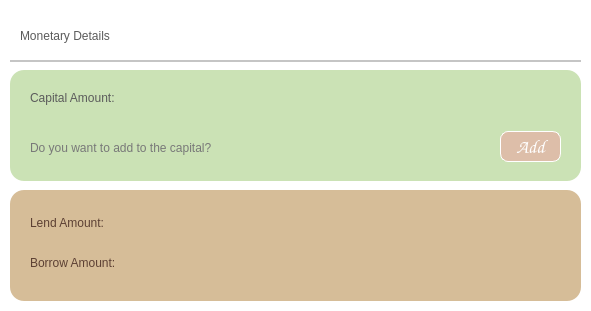
    <widget class="QFrame" name="frame_4">
     <property name="geometry">
      <rect>
       <x>40</x>
       <y>95</y>
       <width>591</width>
       <height>311</height>
      </rect>
     </property>
     <property name="palette">
      <palette>
       <active>
        <colorrole role="WindowText">
         <brush brushstyle="SolidPattern">
          <color alpha="255">
           <red>0</red>
           <green>0</green>
           <blue>0</blue>
          </color>
         </brush>
        </colorrole>
        <colorrole role="Button">
         <brush brushstyle="SolidPattern">
          <color alpha="255">
           <red>255</red>
           <green>255</green>
           <blue>255</blue>
          </color>
         </brush>
        </colorrole>
        <colorrole role="Light">
         <brush brushstyle="SolidPattern">
          <color alpha="255">
           <red>231</red>
           <green>255</green>
           <blue>124</blue>
          </color>
         </brush>
        </colorrole>
        <colorrole role="Midlight">
         <brush brushstyle="SolidPattern">
          <color alpha="255">
           <red>199</red>
           <green>222</green>
           <blue>97</blue>
          </color>
         </brush>
        </colorrole>
        <colorrole role="Dark">
         <brush brushstyle="SolidPattern">
          <color alpha="255">
           <red>84</red>
           <green>95</green>
           <blue>35</blue>
          </color>
         </brush>
        </colorrole>
        <colorrole role="Mid">
         <brush brushstyle="SolidPattern">
          <color alpha="255">
           <red>112</red>
           <green>127</green>
           <blue>47</blue>
          </color>
         </brush>
        </colorrole>
        <colorrole role="Text">
         <brush brushstyle="SolidPattern">
          <color alpha="255">
           <red>0</red>
           <green>0</green>
           <blue>0</blue>
          </color>
         </brush>
        </colorrole>
        <colorrole role="BrightText">
         <brush brushstyle="SolidPattern">
          <color alpha="255">
           <red>255</red>
           <green>255</green>
           <blue>255</blue>
          </color>
         </brush>
        </colorrole>
        <colorrole role="ButtonText">
         <brush brushstyle="SolidPattern">
          <color alpha="255">
           <red>0</red>
           <green>0</green>
           <blue>0</blue>
          </color>
         </brush>
        </colorrole>
        <colorrole role="Base">
         <brush brushstyle="SolidPattern">
          <color alpha="255">
           <red>255</red>
           <green>255</green>
           <blue>255</blue>
          </color>
         </brush>
        </colorrole>
        <colorrole role="Window">
         <brush brushstyle="SolidPattern">
          <color alpha="255">
           <red>255</red>
           <green>255</green>
           <blue>255</blue>
          </color>
         </brush>
        </colorrole>
        <colorrole role="Shadow">
         <brush brushstyle="SolidPattern">
          <color alpha="255">
           <red>0</red>
           <green>0</green>
           <blue>0</blue>
          </color>
         </brush>
        </colorrole>
        <colorrole role="AlternateBase">
         <brush brushstyle="SolidPattern">
          <color alpha="255">
           <red>211</red>
           <green>222</green>
           <blue>162</blue>
          </color>
         </brush>
        </colorrole>
        <colorrole role="ToolTipBase">
         <brush brushstyle="SolidPattern">
          <color alpha="255">
           <red>255</red>
           <green>255</green>
           <blue>220</blue>
          </color>
         </brush>
        </colorrole>
        <colorrole role="ToolTipText">
         <brush brushstyle="SolidPattern">
          <color alpha="255">
           <red>0</red>
           <green>0</green>
           <blue>0</blue>
          </color>
         </brush>
        </colorrole>
        <colorrole role="PlaceholderText">
         <brush brushstyle="SolidPattern">
          <color alpha="127">
           <red>0</red>
           <green>0</green>
           <blue>0</blue>
          </color>
         </brush>
        </colorrole>
        <colorrole role="Accent">
         <brush brushstyle="SolidPattern">
          <color alpha="255">
           <red>255</red>
           <green>255</green>
           <blue>255</blue>
          </color>
         </brush>
        </colorrole>
       </active>
       <inactive>
        <colorrole role="WindowText">
         <brush brushstyle="SolidPattern">
          <color alpha="255">
           <red>0</red>
           <green>0</green>
           <blue>0</blue>
          </color>
         </brush>
        </colorrole>
        <colorrole role="Button">
         <brush brushstyle="SolidPattern">
          <color alpha="255">
           <red>255</red>
           <green>255</green>
           <blue>255</blue>
          </color>
         </brush>
        </colorrole>
        <colorrole role="Light">
         <brush brushstyle="SolidPattern">
          <color alpha="255">
           <red>231</red>
           <green>255</green>
           <blue>124</blue>
          </color>
         </brush>
        </colorrole>
        <colorrole role="Midlight">
         <brush brushstyle="SolidPattern">
          <color alpha="255">
           <red>199</red>
           <green>222</green>
           <blue>97</blue>
          </color>
         </brush>
        </colorrole>
        <colorrole role="Dark">
         <brush brushstyle="SolidPattern">
          <color alpha="255">
           <red>84</red>
           <green>95</green>
           <blue>35</blue>
          </color>
         </brush>
        </colorrole>
        <colorrole role="Mid">
         <brush brushstyle="SolidPattern">
          <color alpha="255">
           <red>112</red>
           <green>127</green>
           <blue>47</blue>
          </color>
         </brush>
        </colorrole>
        <colorrole role="Text">
         <brush brushstyle="SolidPattern">
          <color alpha="255">
           <red>0</red>
           <green>0</green>
           <blue>0</blue>
          </color>
         </brush>
        </colorrole>
        <colorrole role="BrightText">
         <brush brushstyle="SolidPattern">
          <color alpha="255">
           <red>255</red>
           <green>255</green>
           <blue>255</blue>
          </color>
         </brush>
        </colorrole>
        <colorrole role="ButtonText">
         <brush brushstyle="SolidPattern">
          <color alpha="255">
           <red>0</red>
           <green>0</green>
           <blue>0</blue>
          </color>
         </brush>
        </colorrole>
        <colorrole role="Base">
         <brush brushstyle="SolidPattern">
          <color alpha="255">
           <red>255</red>
           <green>255</green>
           <blue>255</blue>
          </color>
         </brush>
        </colorrole>
        <colorrole role="Window">
         <brush brushstyle="SolidPattern">
          <color alpha="255">
           <red>255</red>
           <green>255</green>
           <blue>255</blue>
          </color>
         </brush>
        </colorrole>
        <colorrole role="Shadow">
         <brush brushstyle="SolidPattern">
          <color alpha="255">
           <red>0</red>
           <green>0</green>
           <blue>0</blue>
          </color>
         </brush>
        </colorrole>
        <colorrole role="AlternateBase">
         <brush brushstyle="SolidPattern">
          <color alpha="255">
           <red>211</red>
           <green>222</green>
           <blue>162</blue>
          </color>
         </brush>
        </colorrole>
        <colorrole role="ToolTipBase">
         <brush brushstyle="SolidPattern">
          <color alpha="255">
           <red>255</red>
           <green>255</green>
           <blue>220</blue>
          </color>
         </brush>
        </colorrole>
        <colorrole role="ToolTipText">
         <brush brushstyle="SolidPattern">
          <color alpha="255">
           <red>0</red>
           <green>0</green>
           <blue>0</blue>
          </color>
         </brush>
        </colorrole>
        <colorrole role="PlaceholderText">
         <brush brushstyle="SolidPattern">
          <color alpha="127">
           <red>0</red>
           <green>0</green>
           <blue>0</blue>
          </color>
         </brush>
        </colorrole>
        <colorrole role="Accent">
         <brush brushstyle="SolidPattern">
          <color alpha="255">
           <red>255</red>
           <green>255</green>
           <blue>255</blue>
          </color>
         </brush>
        </colorrole>
       </inactive>
       <disabled>
        <colorrole role="WindowText">
         <brush brushstyle="SolidPattern">
          <color alpha="255">
           <red>84</red>
           <green>95</green>
           <blue>35</blue>
          </color>
         </brush>
        </colorrole>
        <colorrole role="Button">
         <brush brushstyle="SolidPattern">
          <color alpha="255">
           <red>255</red>
           <green>255</green>
           <blue>255</blue>
          </color>
         </brush>
        </colorrole>
        <colorrole role="Light">
         <brush brushstyle="SolidPattern">
          <color alpha="255">
           <red>231</red>
           <green>255</green>
           <blue>124</blue>
          </color>
         </brush>
        </colorrole>
        <colorrole role="Midlight">
         <brush brushstyle="SolidPattern">
          <color alpha="255">
           <red>199</red>
           <green>222</green>
           <blue>97</blue>
          </color>
         </brush>
        </colorrole>
        <colorrole role="Dark">
         <brush brushstyle="SolidPattern">
          <color alpha="255">
           <red>84</red>
           <green>95</green>
           <blue>35</blue>
          </color>
         </brush>
        </colorrole>
        <colorrole role="Mid">
         <brush brushstyle="SolidPattern">
          <color alpha="255">
           <red>112</red>
           <green>127</green>
           <blue>47</blue>
          </color>
         </brush>
        </colorrole>
        <colorrole role="Text">
         <brush brushstyle="SolidPattern">
          <color alpha="255">
           <red>84</red>
           <green>95</green>
           <blue>35</blue>
          </color>
         </brush>
        </colorrole>
        <colorrole role="BrightText">
         <brush brushstyle="SolidPattern">
          <color alpha="255">
           <red>255</red>
           <green>255</green>
           <blue>255</blue>
          </color>
         </brush>
        </colorrole>
        <colorrole role="ButtonText">
         <brush brushstyle="SolidPattern">
          <color alpha="255">
           <red>84</red>
           <green>95</green>
           <blue>35</blue>
          </color>
         </brush>
        </colorrole>
        <colorrole role="Base">
         <brush brushstyle="SolidPattern">
          <color alpha="255">
           <red>255</red>
           <green>255</green>
           <blue>255</blue>
          </color>
         </brush>
        </colorrole>
        <colorrole role="Window">
         <brush brushstyle="SolidPattern">
          <color alpha="255">
           <red>255</red>
           <green>255</green>
           <blue>255</blue>
          </color>
         </brush>
        </colorrole>
        <colorrole role="Shadow">
         <brush brushstyle="SolidPattern">
          <color alpha="255">
           <red>0</red>
           <green>0</green>
           <blue>0</blue>
          </color>
         </brush>
        </colorrole>
        <colorrole role="AlternateBase">
         <brush brushstyle="SolidPattern">
          <color alpha="255">
           <red>168</red>
           <green>190</green>
           <blue>70</blue>
          </color>
         </brush>
        </colorrole>
        <colorrole role="ToolTipBase">
         <brush brushstyle="SolidPattern">
          <color alpha="255">
           <red>255</red>
           <green>255</green>
           <blue>220</blue>
          </color>
         </brush>
        </colorrole>
        <colorrole role="ToolTipText">
         <brush brushstyle="SolidPattern">
          <color alpha="255">
           <red>0</red>
           <green>0</green>
           <blue>0</blue>
          </color>
         </brush>
        </colorrole>
        <colorrole role="PlaceholderText">
         <brush brushstyle="SolidPattern">
          <color alpha="127">
           <red>84</red>
           <green>95</green>
           <blue>35</blue>
          </color>
         </brush>
        </colorrole>
        <colorrole role="Accent">
         <brush brushstyle="SolidPattern">
          <color alpha="255">
           <red>218</red>
           <green>247</green>
           <blue>91</blue>
          </color>
         </brush>
        </colorrole>
       </disabled>
      </palette>
     </property>
     <property name="styleSheet">
      <string notr="true">QFrame{
background-color:white;
border-radius:14px;
}</string>
     </property>
     <property name="frameShape">
      <enum>QFrame::StyledPanel</enum>
     </property>
     <property name="frameShadow">
      <enum>QFrame::Raised</enum>
     </property>
     <widget class="QLabel" name="label_3">
      <property name="geometry">
       <rect>
        <x>20</x>
        <y>20</y>
        <width>331</width>
        <height>31</height>
       </rect>
      </property>
      <property name="styleSheet">
       <string notr="true">font: 22pt &quot;Rubik&quot;;
color: rgb(91, 91, 91);</string>
      </property>
      <property name="text">
       <string>Monetary Details</string>
      </property>
     </widget>
     <widget class="Line" name="line">
      <property name="geometry">
       <rect>
        <x>10</x>
        <y>60</y>
        <width>571</width>
        <height>2</height>
       </rect>
      </property>
      <property name="styleSheet">
       <string notr="true">
background-color: rgb(197, 197, 197);</string>
      </property>
      <property name="orientation">
       <enum>Qt::Horizontal</enum>
      </property>
     </widget>
     <widget class="QLabel" name="label_6">
      <property name="geometry">
       <rect>
        <x>540</x>
        <y>20</y>
        <width>31</width>
        <height>31</height>
       </rect>
      </property>
      <property name="text">
       <string/>
      </property>
      <property name="pixmap">
       <pixmap>:/pics/LekhaResources/free-cash-2650121-2196619-ezgif.com-webp-to-jpg-converter.jpg</pixmap>
      </property>
      <property name="scaledContents">
       <bool>true</bool>
      </property>
     </widget>
     <widget class="QFrame" name="frame_6">
      <property name="geometry">
       <rect>
        <x>10</x>
        <y>70</y>
        <width>571</width>
        <height>111</height>
       </rect>
      </property>
      <property name="styleSheet">
       <string notr="true">
background-color: #CBE2B5;</string>
      </property>
      <widget class="QLabel" name="label_7">
       <property name="geometry">
        <rect>
         <x>20</x>
         <y>20</y>
         <width>151</width>
         <height>16</height>
        </rect>
       </property>
       <property name="styleSheet">
        <string notr="true">font: 16pt &quot;Rubik&quot;;
color: rgb(91, 91, 91);</string>
       </property>
       <property name="text">
        <string>Capital Amount:</string>
       </property>
      </widget>
      <widget class="QLabel" name="capitalDisplay">
       <property name="geometry">
        <rect>
         <x>410</x>
         <y>15</y>
         <width>141</width>
         <height>31</height>
        </rect>
       </property>
       <property name="styleSheet">
        <string notr="true">font: 20pt &quot;Rubik&quot;;
color: rgb(91, 91, 91);</string>
       </property>
       <property name="text">
        <string/>
       </property>
       <property name="alignment">
        <set>Qt::AlignRight|Qt::AlignTrailing|Qt::AlignVCenter</set>
       </property>
      </widget>
      <widget class="QLabel" name="label_13">
       <property name="geometry">
        <rect>
         <x>20</x>
         <y>70</y>
         <width>311</width>
         <height>16</height>
        </rect>
       </property>
       <property name="styleSheet">
        <string notr="true">font: 14pt &quot;Rubik&quot;;
color: rgb(120,120, 120);
</string>
       </property>
       <property name="text">
        <string>Do you want to add to the capital?</string>
       </property>
      </widget>
      <widget class="QPushButton" name="pushButton">
       <property name="geometry">
        <rect>
         <x>490</x>
         <y>61</y>
         <width>61</width>
         <height>31</height>
        </rect>
       </property>
       <property name="sizePolicy">
        <sizepolicy hsizetype="Minimum" vsizetype="Minimum">
         <horstretch>60</horstretch>
         <verstretch>120</verstretch>
        </sizepolicy>
       </property>
       <property name="minimumSize">
        <size>
         <width>20</width>
         <height>20</height>
        </size>
       </property>
       <property name="baseSize">
        <size>
         <width>10</width>
         <height>12</height>
        </size>
       </property>
       <property name="font">
        <font>
         <family>Comic Sans MS</family>
         <pointsize>14</pointsize>
         <italic>false</italic>
         <bold>true</bold>
         <strikeout>false</strikeout>
         <kerning>true</kerning>
        </font>
       </property>
       <property name="cursor">
        <cursorShape>PointingHandCursor</cursorShape>
       </property>
       <property name="layoutDirection">
        <enum>Qt::RightToLeft</enum>
       </property>
       <property name="styleSheet">
        <string notr="true">*{
border: 1px solid white;
border-radius:8px;
background-color:rgb(221, 190, 169);
color:white;
font: 700 14pt &quot;Comic Sans MS&quot;;
width: 20px;
}
QPushButton:hover{
background-color:rgb(160, 190, 169);
}</string>
       </property>
       <property name="text">
        <string>Add</string>
       </property>
      </widget>
     </widget>
     <widget class="QFrame" name="frame_7">
      <property name="geometry">
       <rect>
        <x>10</x>
        <y>190</y>
        <width>571</width>
        <height>111</height>
       </rect>
      </property>
      <property name="styleSheet">
       <string notr="true">background-color: #D6BD98;</string>
      </property>
      <property name="frameShape">
       <enum>QFrame::StyledPanel</enum>
      </property>
      <property name="frameShadow">
       <enum>QFrame::Raised</enum>
      </property>
      <widget class="QLabel" name="label_9">
       <property name="geometry">
        <rect>
         <x>20</x>
         <y>25</y>
         <width>151</width>
         <height>16</height>
        </rect>
       </property>
       <property name="styleSheet">
        <string notr="true">font: 16pt &quot;Rubik&quot;;
color: rgb(92, 64, 51);</string>
       </property>
       <property name="text">
        <string>Lend Amount:</string>
       </property>
      </widget>
      <widget class="QLabel" name="label_10">
       <property name="geometry">
        <rect>
         <x>20</x>
         <y>65</y>
         <width>151</width>
         <height>16</height>
        </rect>
       </property>
       <property name="styleSheet">
        <string notr="true">font: 16pt &quot;Rubik&quot;;
color: rgb(92, 64, 51);</string>
       </property>
       <property name="text">
        <string>Borrow Amount:</string>
       </property>
      </widget>
      <widget class="QLabel" name="lendDisplay">
       <property name="geometry">
        <rect>
         <x>470</x>
         <y>25</y>
         <width>91</width>
         <height>20</height>
        </rect>
       </property>
       <property name="styleSheet">
        <string notr="true">font: 18pt &quot;Rubik&quot;;
color: rgb(91, 91, 91);</string>
       </property>
       <property name="text">
        <string/>
       </property>
       <property name="alignment">
        <set>Qt::AlignRight|Qt::AlignTrailing|Qt::AlignVCenter</set>
       </property>
      </widget>
      <widget class="QLabel" name="borrowDisplay">
       <property name="geometry">
        <rect>
         <x>470</x>
         <y>65</y>
         <width>91</width>
         <height>20</height>
        </rect>
       </property>
       <property name="styleSheet">
        <string notr="true">font: 18pt &quot;Rubik&quot;;
color: rgb(91, 91, 91);</string>
       </property>
       <property name="text">
        <string/>
       </property>
       <property name="alignment">
        <set>Qt::AlignRight|Qt::AlignTrailing|Qt::AlignVCenter</set>
       </property>
      </widget>
     </widget>
    </widget>
